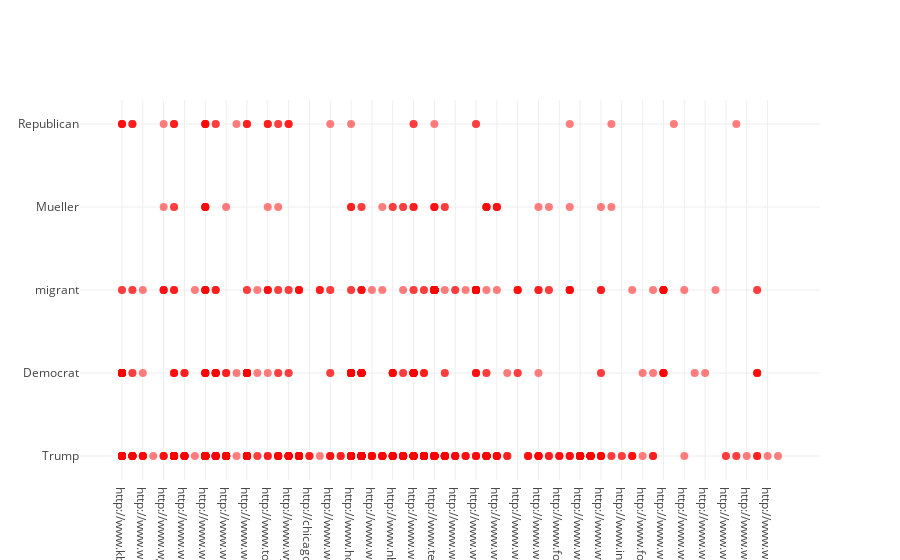

Write notebook code for a chart like this one.
### Code cell
N = 100
fig = go.Figure()
fig.add_scatter(x=website_urls,
                y=buzz_words,
                mode='markers',
                fillcolor="black",
                hovertext= buzz_words,
                marker={'size': 8,
                        'color': "red",
                        'opacity': 0.5,
                        'colorscale': 'Viridis'
                       });
iplot(fig)

### Figure 1 — Plotly figure (JSON) as saved in the notebook; plotly's stock layout.template omitted (floating-point values rounded to 4 significant figures; data arrays with more than 128 entries replaced by an {"elided": "..."} marker saying what was removed)
{"data": [{"fillcolor": "black", "hovertext": {"elided": "934 str values"}, "marker": {"color": "red", "colorscale": "Viridis", "opacity": 0.5, "size": 8}, "mode": "markers", "type": "scatter", "uid": "120569a6-f51e-11e8-bae4-3065ec717084", "x": {"elided": "934 str values"}, "y": {"elided": "934 str values"}}], "layout": {}}
